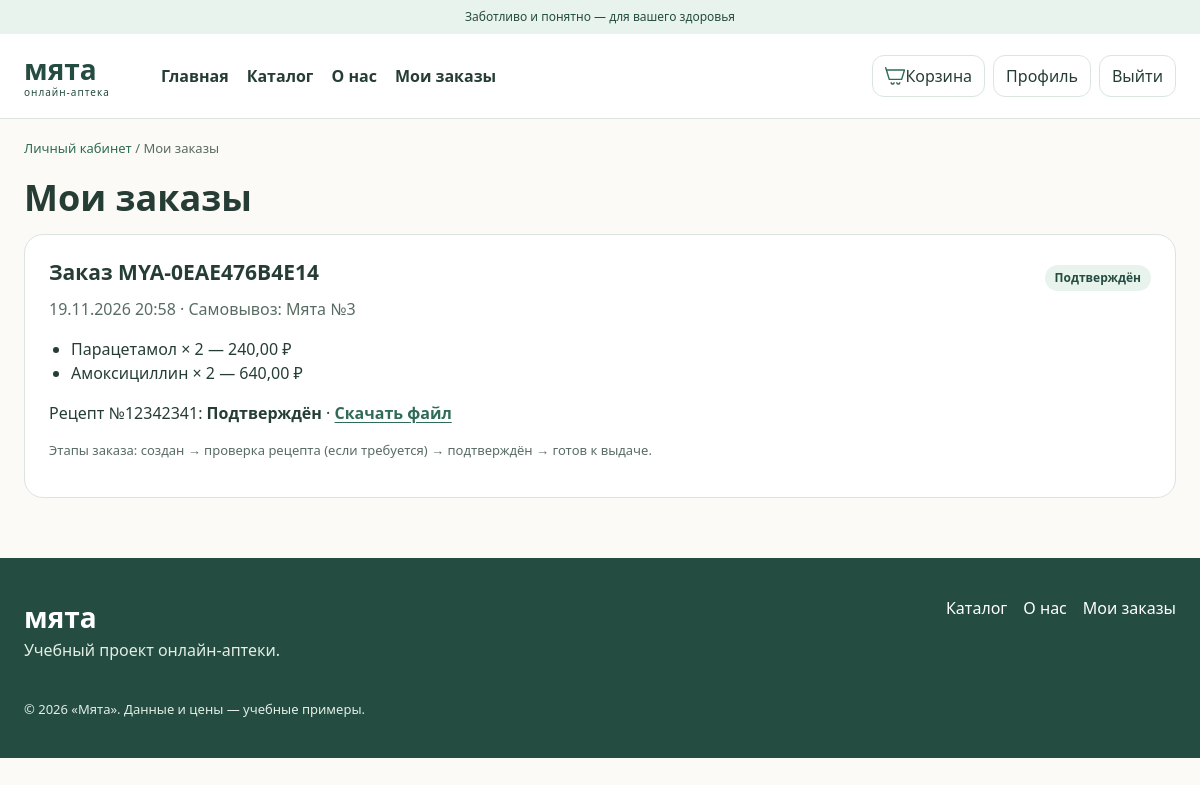
Page /orders/ (signed in) on the committed database.
### pharmacy/models.py (models this page shows, shortened)
class Order(models.Model):
    number = models.CharField(
        "Номер заказа",
        max_length=30,
        unique=True
    )
    date = models.DateTimeField(
        "Дата заказа",
        auto_now_add=True
    )
    customer_name = models.CharField(
        "Имя покупателя",
        max_length=100
    )
    phone = models.CharField(
        "Телефон",
        max_length=20
    )
    status = models.CharField(
        "Статус заказа",
        max_length=30,
        choices=[
            ("Создан", "Создан"),
            ("Ожидает проверки", "Ожидает проверки"),
            ("Подтверждён", "Подтверждён"),
            ("Отклонён", "Отклонён"),
            ("Готов к выдаче", "Готов к выдаче")
        ],
        default="Создан"
    )
    pharmacy = models.ForeignKey(
        "Pharmacy",
        on_delete=models.PROTECT,
        related_name="orders",
        verbose_name="Аптека"
    )
    user = models.ForeignKey(
        settings.AUTH_USER_MODEL,
        on_delete=models.SET_NULL,
        related_name="pharmacy_orders",
        null=True, blank=True,
        verbose_name="Покупатель (аккаунт)"
    )
    medicines = models.ManyToManyField(
        "Medicine",
        through="OrderItem",
        through_fields=("order", "medicine"),
        related_name="orders",
        verbose_name="Препараты заказа"
    )
    class Meta:
        verbose_name = "Заказ"
        verbose_name_plural = "Заказы"
        ordering = ["-date"]

class Pharmacy(models.Model):
    name = models.CharField("Название", max_length=150)
    address = models.CharField("Адрес", max_length=150)
    phone = models.CharField("Телефон", max_length=20)
    schedule = models.CharField("График", max_length=150)
    class Meta:
        verbose_name = "Аптека"
        verbose_name_plural = "Аптеки"
        ordering = ["name"]

class OrderItem(models.Model):
    order = models.ForeignKey(
        Order,
        on_delete=models.CASCADE,
        related_name="items",
        verbose_name="Заказ"
    )
    medicine = models.ForeignKey(
        Medicine,
        on_delete=models.PROTECT,
        related_name="order_items",
        verbose_name="Препарат"
    )
    quantity = models.PositiveIntegerField(
        "Количество",
        default=1
    )
    price = models.DecimalField(
        "Цена на момент заказа",
        max_digits=10,
        decimal_places=2
    )
    total_price = models.DecimalField(
        "Общая стоимость",
        max_digits=10,
        decimal_places=2
    )
    class Meta:
        verbose_name = "Позиция заказа"
        verbose_name_plural = "Позиции заказов"
        ordering = ["id"]
        constraints = [
            models.UniqueConstraint(
                fields=["order", "medicine"],
                name="unique_order_medicine"
            ),
            models.CheckConstraint(
                condition=models.Q(quantity__gt=0),
                name="order_item_quantity_gt_0"
            ),
            models.CheckConstraint(
                condition=models.Q(price__gt=0),
                name="order_item_price_gt_0"
            ),
            models.CheckConstraint(
                condition=models.Q(total_price__gt=0),
                name="order_item_total_gt_0"
            )
        ]

class Medicine(models.Model):
    name = models.CharField("Название", max_length=150)
    description = models.TextField("Описание", max_length=2000, blank=True)
    substance = models.CharField("Действующее вещество", max_length=150)
    form = models.CharField("Форма выпуска", max_length=100)
    dosage = models.CharField("Дозировка", max_length=50)
    price = models.DecimalField("Цена", max_digits=10, decimal_places=2)
    prescription_required = models.BooleanField("Требуется рецепт", default=False)
    manufacturer = models.ForeignKey(
        Manufacturer,
        on_delete=models.PROTECT,
        related_name="medicines",
        verbose_name="Производитель"
    )
    pharmacies = models.ManyToManyField("Pharmacy",
        through="Stock",
        through_fields=("medicine", "pharmacy"),
        related_name="medicines"
    )
    class Meta:
        verbose_name = "Препарат"
        verbose_name_plural = "Препараты"
        ordering = ["name"]
        constraints = [
            models.CheckConstraint(
                condition=Q(price__gt=0),
                name="medicine_price_gt_0"
            )
        ]

class Prescription(models.Model):
    number = models.CharField(
        "Номер рецепта",
        max_length=50
    )
    issue_date = models.DateField("Дата выдачи")
    valid_until = models.DateField("Срок действия")
    file = models.FileField(
        "Файл рецепта",
        upload_to="recipes/"
    )
    status = models.CharField(
        "Статус проверки",
        max_length=30,
        choices=[
            ("Ожидает проверки", "Ожидает проверки"),
            ("Подтверждён", "Подтверждён"),
            ("Отклонён", "Отклонён")
        ],
        default="Ожидает проверки"
    )
    order = models.ForeignKey(
        "Order",
        on_delete=models.CASCADE,
        related_name="prescriptions",
        verbose_name="Заказ"
    )
    class Meta:
        verbose_name = "Рецепт"
        verbose_name_plural = "Рецепты"
        ordering = ["-issue_date"]
        constraints = [
            models.CheckConstraint(
                condition=models.Q(
                    valid_until__gte=models.F("issue_date")
                ),
                name="prescription_valid_dates"
            )
        ]

### pharmacy/views.py (the view)
# urls.py: path("orders/", views.orders, name="orders"),
@login_required
def orders(request):
    my_orders = (Order.objects.filter(user=request.user)
                 .select_related("pharmacy")
                 .prefetch_related("items__medicine", "prescriptions"))
    return render(request, "orders.html", {"orders": my_orders})

### pharmacy/templates/orders.html (shortened to what this page needs)
{% extends 'base.html' %}
{% block content %}
<nav class="breadcrumbs"><a href="{% url 'pharmacy:profile' %}">Личный кабинет</a> / Мои заказы</nav>
<h1 class="page-title">Мои заказы</h1>
{% for order in orders %}
<article class="panel order-card">
  <div class="section-heading"><h2>Заказ {{ order.number }}</h2><strong class="tag">{{ order.status }}</strong></div>
  <p class="muted">{{ order.date|date:'d.m.Y H:i' }} · Самовывоз: {{ order.pharmacy.name }}</p>
  <ul class="plain-list">{% for item in order.items.all %}<li>{{ item.medicine.name }} × {{ item.quantity }} — {{ item.total_price|floatformat:2 }} ₽</li>{% endfor %}</ul>
  {% for prescription in order.prescriptions.all %}
    <p>Рецепт №{{ prescription.number }}: <strong>{{ prescription.status }}</strong> · <a class="text-link" href="{% url 'pharmacy:prescription_file' prescription.pk %}">Скачать файл</a></p>
  {% endfor %}
  <p class="hint">Этапы заказа: создан → проверка рецепта (если требуется) → подтверждён → готов к выдаче.</p>
</article>
{% empty %}
<section class="panel"><p>Пока нет заказов.</p><a class="btn" href="{% url 'pharmacy:catalog' %}">Найти препарат</a></section>
{% endfor %}
{% endblock %}

### pharmacy/templates/base.html (shortened to what this page needs)
{% load static %}
<!doctype html>
<html lang="ru">
<head>
  <link rel="stylesheet" href="{% static 'pharmacy/styles.css' %}">
</head>
<body>
  <div class="top-strip">Заботливо и понятно — для вашего здоровья</div>
  <header class="site-header">
    <div class="container header-inner">
      <a class="logo" href="{% url 'pharmacy:home' %}">мята <small>онлайн-аптека</small></a>
      <nav class="main-menu" aria-label="Основное меню">
        <a href="{% url 'pharmacy:home' %}">Главная</a>
        <a href="{% url 'pharmacy:catalog' %}">Каталог</a>
        <a href="{% url 'pharmacy:about' %}">О нас</a>
        {% if user.is_authenticated %}<a href="{% url 'pharmacy:orders' %}">Мои заказы</a>{% endif %}
      </nav>
      <div class="header-actions">
        <a class="header-link" href="{% url 'pharmacy:cart' %}"><img class="small-icon" src="{% static 'pharmacy/images/basket.svg' %}" width="20" height="20" alt="">Корзина</a>
        {% if user.is_authenticated %}
          <a class="header-link" href="{% url 'pharmacy:profile' %}">Профиль</a>
          <form action="{% url 'pharmacy:logout' %}" method="post" class="inline-form">{% csrf_token %}<button type="submit" class="header-link">Выйти</button></form>
        {% else %}
          <a class="header-link" href="{% url 'pharmacy:login' %}"><img class="small-icon" src="{% static 'pharmacy/images/user.svg' %}" width="20" height="20" alt="">Войти</a>
        {% endif %}
      </div>
    </div>
  </header>
  <main class="container">
    {% block content %}{% endblock %}
  </main>
  <footer class="site-footer">
    <div class="container footer-content">
      <div><strong class="footer-logo">мята</strong><p>Учебный проект онлайн-аптеки.</p></div>
      <nav aria-label="Нижнее меню">
        <a href="{% url 'pharmacy:catalog' %}">Каталог</a>
        <a href="{% url 'pharmacy:about' %}">О нас</a>
        {% if user.is_authenticated %}<a href="{% url 'pharmacy:orders' %}">Мои заказы</a>{% endif %}
      </nav>
      <small>© 2026 «Мята». Данные и цены — учебные примеры.</small>
    </div>
  </footer>
</body>
</html>

### pharmacy/static/pharmacy/styles.css (style rules this page uses)
:root { --green: #2f6b57; --dark: #254c40; --mint: #e8f3ed; --bg: #fbfaf6; --text: #263d36; --gray: #596c64; --border: #dae5de; --error: #ae424b; --space: 16px; }
* { box-sizing: border-box; }
body { margin: 0; background: var(--bg); color: var(--text); font: 16px/1.5 'Segoe UI', Arial, sans-serif; }
a { color: inherit; text-decoration: none; }
button, input, select, textarea { font: inherit; }
button, a, summary { -webkit-tap-highlight-color: transparent; }
button { cursor: pointer; }
img { max-width: 100%; height: auto; object-fit: contain; }
h1, h2, h3, p { margin-top: 0; }
h1 { font-size: 42px; line-height: 1.17; }
h2 { font-size: 26px; line-height: 1.25; }
.container { max-width: 1240px; width: calc(100% - 48px); margin: 0 auto; }
.muted, .hint { color: var(--gray); }
.hint, small { font-size: 13px; }
.accent, .text-link { color: var(--green); }
.text-link { font-weight: 600; text-decoration: underline; text-underline-offset: 3px; }
.section-heading { display: flex; justify-content: space-between; align-items: center; gap: 16px; flex-wrap: wrap; }
.section-heading h2 { margin-bottom: 12px; }
.page-title { font-size: 36px; margin: 18px 0 12px; }
.breadcrumbs { padding-top: 20px; color: var(--gray); font-size: 13px; }
.breadcrumbs a { color: var(--green); }
.top-strip { padding: 8px 24px; background: var(--mint); color: var(--dark); text-align: center; font-size: 12px; }
.site-header { background: white; border-bottom: 1px solid var(--border); }
.header-inner { min-height: 84px; display: flex; gap: 25px; align-items: center; }
.logo { font-size: 28px; font-weight: 800; line-height: 1; color: var(--dark); flex-shrink: 0; }
.logo small { display: block; font-size: 10px; font-weight: 400; letter-spacing: 1px; margin-top: 4px; }
.main-menu, .header-actions { display: flex; align-items: center; gap: 18px; }
.main-menu { margin-left: 26px; }
.main-menu a { font-weight: 600; }
.header-actions { margin-left: auto; gap: 8px; }
.header-link { display: inline-flex; justify-content: center; align-items: center; min-height: 42px; padding: 8px 12px; border-radius: 12px; background: white; border: 1px solid var(--border); white-space: nowrap; color: var(--text); }
.inline-form { margin: 0; }
.panel { background: white; border: 1px solid var(--border); border-radius: 19px; padding: 24px; }
.small-icon { width: 20px; height: 20px; flex: 0 0 20px; }
.tag { display: inline-block; border-radius: 20px; background: var(--mint); color: var(--dark); padding: 4px 10px; font-size: 12px; font-weight: 600; }
.order-card { margin: 15px 0; }
.order-card h2 { font-size: 21px; }
.plain-list { padding-left: 22px; }
.site-footer { background: var(--dark); margin-top: 60px; color: white; padding: 38px 0; }
.footer-content { display: flex; gap: 22px; align-items: start; justify-content: space-between; flex-wrap: wrap; }
.footer-content nav { display: flex; gap: 16px; flex-wrap: wrap; }
.footer-content p { color: #e2eee6; }
.footer-logo { font-size: 28px; }
.footer-content small { width: 100%; color: #e2eee6; }

### rows in the picture
Order: number "MYA-0EAE476B4E14", status "Подтверждён", date "19.11.2026 20:58", pharmacy.name "Мята №3"
OrderItem: medicine.name "Парацетамол", quantity "2", total_price "240,00"
OrderItem: medicine.name "Амоксициллин", quantity "2", total_price "640,00"
Prescription: number "12342341", status "Подтверждён"
